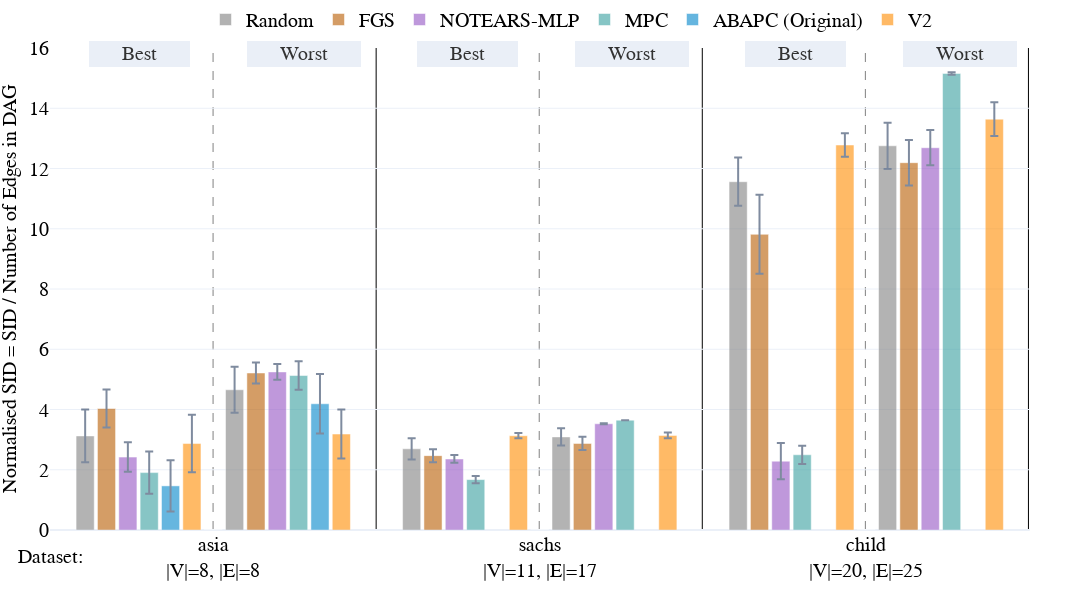

Notebook source saved alongside this figure:
### Code cell
fig = double_bar_chart_plotly(plot_data, 
                        names_dict,
                        colors_dict,
                        vars_to_plot=['n_sid_low', 'n_sid_high'],
                        names=['Best', 'Worst'],
                        labels=['Normalised SID = SID / Number of Edges in DAG', ''],
                        methods=methods,
                        dist_between_lines=0.1565,
                        lin_space=6,
                        nl_space=6,
                        intra_dis = 0.161,
                        inter_dis = 0.174,
                        start_pos = 0.04,
                            width=1300,
                            height=600,
                            range_y1=(0, 16),
                            range_y2=(0, 16))

fig.write_image('v2-sid-large.png', scale=3, width=1300, height=600)

### Figure 1 — Plotly figure (JSON) as saved in the notebook; plotly's stock layout.template omitted (floating-point values rounded to 4 significant figures)
{"data": [{"error_y": {"array": [0.8735, 0.3513, 0.8006], "type": "data", "visible": true}, "marker": {"color": "grey"}, "name": "Random", "offsetgroup": "0", "opacity": 0.6, "showlegend": true, "type": "bar", "x": ["asia<br>|V|=8, |E|=8", "sachs<br>|V|=11, |E|=17", "child<br>|V|=20, |E|=25"], "y": [3.123, 2.695, 11.56], "yaxis": "y"}, {"error_y": {"array": [0.6307, 0.2159, 1.312], "type": "data", "visible": true}, "marker": {"color": "#b85c00"}, "name": "FGS", "offsetgroup": "1", "opacity": 0.6, "showlegend": true, "type": "bar", "x": ["asia<br>|V|=8, |E|=8", "sachs<br>|V|=11, |E|=17", "child<br>|V|=20, |E|=25"], "y": [4.032, 2.468, 9.815], "yaxis": "y"}, {"error_y": {"array": [0.4902, 0.129, 0.6038], "type": "data", "visible": true}, "marker": {"color": "#9454c4"}, "name": "NOTEARS-MLP", "offsetgroup": "2", "opacity": 0.6, "showlegend": true, "type": "bar", "x": ["asia<br>|V|=8, |E|=8", "sachs<br>|V|=11, |E|=17", "child<br>|V|=20, |E|=25"], "y": [2.42, 2.358, 2.285], "yaxis": "y"}, {"error_y": {"array": [0.6997, 0.1219, 0.3039], "type": "data", "visible": true}, "marker": {"color": "#379f9f"}, "name": "MPC", "offsetgroup": "3", "opacity": 0.6, "showlegend": true, "type": "bar", "x": ["asia<br>|V|=8, |E|=8", "sachs<br>|V|=11, |E|=17", "child<br>|V|=20, |E|=25"], "y": [1.905, 1.673, 2.497], "yaxis": "y"}, {"error_y": {"array": [0.8488], "type": "data", "visible": true}, "marker": {"color": "#0085CA"}, "name": "ABAPC (Original)", "offsetgroup": "4", "opacity": 0.6, "showlegend": true, "type": "bar", "x": ["asia<br>|V|=8, |E|=8"], "y": [1.465], "yaxis": "y"}, {"error_y": {"array": [0.9546, 0.08652, 0.3878], "type": "data", "visible": true}, "marker": {"color": "#ff8c00"}, "name": "V2", "offsetgroup": "5", "opacity": 0.6, "showlegend": true, "type": "bar", "x": ["asia<br>|V|=8, |E|=8", "sachs<br>|V|=11, |E|=17", "child<br>|V|=20, |E|=25"], "y": [2.87, 3.129, 12.78], "yaxis": "y"}, {"marker": {"color": "white"}, "name": "", "offsetgroup": "6", "opacity": 1, "showlegend": false, "type": "bar", "x": ["asia<br>|V|=8, |E|=8", "sachs<br>|V|=11, |E|=17", "child<br>|V|=20, |E|=25"], "y": [0.0, 0.0, 0.0]}, {"error_y": {"array": [0.7608, 0.2835, 0.7676], "type": "data", "visible": true}, "marker": {"color": "grey"}, "name": "Random", "offsetgroup": "7", "opacity": 0.6, "showlegend": false, "type": "bar", "x": ["asia<br>|V|=8, |E|=8", "sachs<br>|V|=11, |E|=17", "child<br>|V|=20, |E|=25"], "y": [4.655, 3.091, 12.75], "yaxis": "y2"}, {"error_y": {"array": [0.3511, 0.2223, 0.7532], "type": "data", "visible": true}, "marker": {"color": "#b85c00"}, "name": "FGS", "offsetgroup": "8", "opacity": 0.6, "showlegend": false, "type": "bar", "x": ["asia<br>|V|=8, |E|=8", "sachs<br>|V|=11, |E|=17", "child<br>|V|=20, |E|=25"], "y": [5.213, 2.874, 12.19], "yaxis": "y2"}, {"error_y": {"array": [0.2618, 0.01664, 0.5848], "type": "data", "visible": true}, "marker": {"color": "#9454c4"}, "name": "NOTEARS-MLP", "offsetgroup": "9", "opacity": 0.6, "showlegend": false, "type": "bar", "x": ["asia<br>|V|=8, |E|=8", "sachs<br>|V|=11, |E|=17", "child<br>|V|=20, |E|=25"], "y": [5.247, 3.527, 12.69], "yaxis": "y2"}, {"error_y": {"array": [0.4714, 0.0, 0.04011], "type": "data", "visible": true}, "marker": {"color": "#379f9f"}, "name": "MPC", "offsetgroup": "10", "opacity": 0.6, "showlegend": false, "type": "bar", "x": ["asia<br>|V|=8, |E|=8", "sachs<br>|V|=11, |E|=17", "child<br>|V|=20, |E|=25"], "y": [5.128, 3.647, 15.16], "yaxis": "y2"}, {"error_y": {"array": [0.99], "type": "data", "visible": true}, "marker": {"color": "#0085CA"}, "name": "ABAPC (Original)", "offsetgroup": "11", "opacity": 0.6, "showlegend": false, "type": "bar", "x": ["asia<br>|V|=8, |E|=8"], "y": [4.19], "yaxis": "y2"}, {"error_y": {"array": [0.8118, 0.0971, 0.5623], "type": "data", "visible": true}, "marker": {"color": "#ff8c00"}, "name": "V2", "offsetgroup": "12", "opacity": 0.6, "showlegend": false, "type": "bar", "x": ["asia<br>|V|=8, |E|=8", "sachs<br>|V|=11, |E|=17", "child<br>|V|=20, |E|=25"], "y": [3.185, 3.139, 13.64], "yaxis": "y2"}], "layout": {"annotations": [{"font": {"color": "Black", "family": "Serif", "size": 20}, "showarrow": false, "text": "Dataset:", "x": 0, "xanchor": "center", "xref": "paper", "y": -0.08, "yanchor": "bottom", "yref": "paper"}, {"bgcolor": "#E5ECF6", "bordercolor": "#E5ECF6", "borderwidth": 2, "font": {"color": "black", "size": 20}, "opacity": 0.8, "showarrow": false, "text": "      Best      ", "x": 0.04, "xanchor": "left", "xref": "x domain", "y": 1.015, "yref": "y domain"}, {"bgcolor": "#E5ECF6", "bordercolor": "#E5ECF6", "borderwidth": 2, "font": {"color": "black", "size": 20}, "opacity": 0.8, "showarrow": false, "text": "      Worst      ", "x": 0.201, "xanchor": "left", "xref": "x domain", "y": 1.015, "yref": "y domain"}, {"bgcolor": "#E5ECF6", "bordercolor": "#E5ECF6", "borderwidth": 2, "font": {"color": "black", "size": 20}, "opacity": 0.8, "showarrow": false, "text": "      Best      ", "x": 0.375, "xanchor": "left", "xref": "x domain", "y": 1.015, "yref": "y domain"}, {"bgcolor": "#E5ECF6", "bordercolor": "#E5ECF6", "borderwidth": 2, "font": {"color": "black", "size": 20}, "opacity": 0.8, "showarrow": false, "text": "      Worst      ", "x": 0.536, "xanchor": "left", "xref": "x domain", "y": 1.015, "yref": "y domain"}, {"bgcolor": "#E5ECF6", "bordercolor": "#E5ECF6", "borderwidth": 2, "font": {"color": "black", "size": 20}, "opacity": 0.8, "showarrow": false, "text": "      Best      ", "x": 0.71, "xanchor": "left", "xref": "x domain", "y": 1.015, "yref": "y domain"}, {"bgcolor": "#E5ECF6", "bordercolor": "#E5ECF6", "borderwidth": 2, "font": {"color": "black", "size": 20}, "opacity": 0.8, "showarrow": false, "text": "      Worst      ", "x": 0.871, "xanchor": "left", "xref": "x domain", "y": 1.015, "yref": "y domain"}], "bargap": 0.15, "bargroupgap": 0.15, "barmode": "group", "font": {"color": "black", "family": "Serif", "size": 20}, "height": 600, "hovermode": "x unified", "legend": {"orientation": "h", "x": 0.5, "xanchor": "center", "y": 1.1, "yanchor": "top"}, "margin": {"b": 70, "l": 40, "r": 0, "t": 20}, "shapes": [{"layer": "below", "line": {"color": "grey", "dash": "dash", "width": 1}, "type": "line", "x0": 0.1565, "x1": 0.1565, "xref": "paper", "y0": 0, "y1": 1, "yref": "paper"}, {"layer": "below", "line": {"color": "black", "dash": "solid", "width": 1}, "type": "line", "x0": 0.313, "x1": 0.313, "xref": "paper", "y0": 0, "y1": 1, "yref": "paper"}, {"layer": "below", "line": {"color": "grey", "dash": "dash", "width": 1}, "type": "line", "x0": 0.4695, "x1": 0.4695, "xref": "paper", "y0": 0, "y1": 1, "yref": "paper"}, {"layer": "below", "line": {"color": "black", "dash": "solid", "width": 1}, "type": "line", "x0": 0.626, "x1": 0.626, "xref": "paper", "y0": 0, "y1": 1, "yref": "paper"}, {"layer": "below", "line": {"color": "grey", "dash": "dash", "width": 1}, "type": "line", "x0": 0.7825, "x1": 0.7825, "xref": "paper", "y0": 0, "y1": 1, "yref": "paper"}, {"layer": "below", "line": {"color": "black", "dash": "solid", "width": 1}, "type": "line", "x0": 0.939, "x1": 0.939, "xref": "paper", "y0": 0, "y1": 1, "yref": "paper"}], "width": 1300, "xaxis": {"anchor": "y", "domain": [0, 0.94]}, "yaxis": {"anchor": "x", "domain": [0, 1], "range": [0, 16], "title": {"font": {"size": 20}, "text": "Normalised SID = SID / Number of Edges in DAG"}}, "yaxis2": {"anchor": "x", "overlaying": "y", "range": [0, 16], "scaleanchor": 0, "showgrid": false, "showline": false, "showticklabels": false, "side": "right", "title": {"font": {"size": 20}, "text": ""}, "zeroline": true}}}
